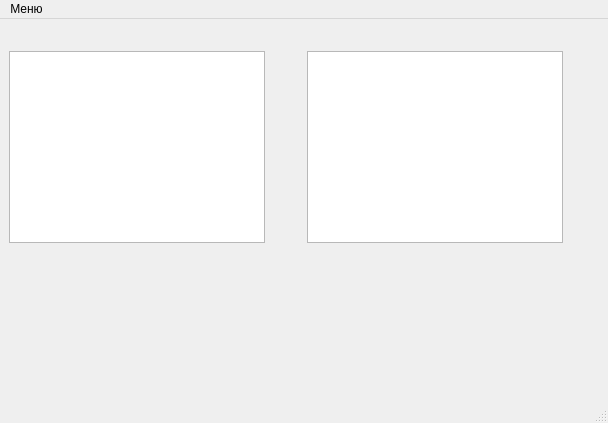
<?xml version="1.0" encoding="UTF-8"?>
<ui version="4.0">
 <class>MainWindow</class>
 <widget class="QMainWindow" name="MainWindow">
  <property name="geometry">
   <rect>
    <x>0</x>
    <y>0</y>
    <width>608</width>
    <height>423</height>
   </rect>
  </property>
  <property name="windowTitle">
   <string>MainWindow</string>
  </property>
  <widget class="QWidget" name="centralwidget">
   <widget class="QPlainTextEdit" name="hexText">
    <property name="geometry">
     <rect>
      <x>9</x>
      <y>32</y>
      <width>256</width>
      <height>192</height>
     </rect>
    </property>
    <property name="backgroundVisible">
     <bool>false</bool>
    </property>
   </widget>
   <widget class="QPlainTextEdit" name="convertText">
    <property name="geometry">
     <rect>
      <x>307</x>
      <y>32</y>
      <width>256</width>
      <height>192</height>
     </rect>
    </property>
    <property name="readOnly">
     <bool>true</bool>
    </property>
   </widget>
  </widget>
  <widget class="QMenuBar" name="menubar">
   <property name="geometry">
    <rect>
     <x>0</x>
     <y>0</y>
     <width>608</width>
     <height>22</height>
    </rect>
   </property>
   <widget class="QMenu" name="menu">
    <property name="title">
     <string>Меню</string>
    </property>
    <addaction name="action"/>
   </widget>
   <addaction name="menu"/>
  </widget>
  <widget class="QStatusBar" name="statusbar"/>
  <action name="action">
   <property name="text">
    <string>Выход</string>
   </property>
   <property name="shortcut">
    <string>Ctrl+Q</string>
   </property>
  </action>
 </widget>
 <resources/>
 <connections/>
</ui>
